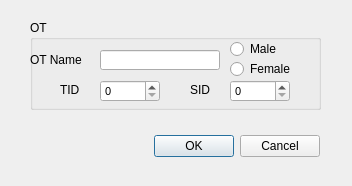
<?xml version="1.0" encoding="UTF-8"?>
<ui version="4.0">
 <class>OTInfo</class>
 <widget class="QDialog" name="OTInfo">
  <property name="geometry">
   <rect>
    <x>0</x>
    <y>0</y>
    <width>352</width>
    <height>186</height>
   </rect>
  </property>
  <property name="windowTitle">
   <string>Dialog</string>
  </property>
  <widget class="QDialogButtonBox" name="buttonBox">
   <property name="geometry">
    <rect>
     <x>30</x>
     <y>130</y>
     <width>290</width>
     <height>32</height>
    </rect>
   </property>
   <property name="orientation">
    <enum>Qt::Horizontal</enum>
   </property>
   <property name="standardButtons">
    <set>QDialogButtonBox::Cancel|QDialogButtonBox::Ok</set>
   </property>
  </widget>
  <widget class="QGroupBox" name="gbOT">
   <property name="geometry">
    <rect>
     <x>30</x>
     <y>20</y>
     <width>291</width>
     <height>90</height>
    </rect>
   </property>
   <property name="title">
    <string>OT</string>
   </property>
   <widget class="QLineEdit" name="txtOTName">
    <property name="geometry">
     <rect>
      <x>70</x>
      <y>30</y>
      <width>120</width>
      <height>20</height>
     </rect>
    </property>
    <property name="maxLength">
     <number>0</number>
    </property>
   </widget>
   <widget class="QLabel" name="lblOTName">
    <property name="geometry">
     <rect>
      <x>0</x>
      <y>30</y>
      <width>70</width>
      <height>20</height>
     </rect>
    </property>
    <property name="text">
     <string>OT Name</string>
    </property>
   </widget>
   <widget class="QRadioButton" name="rbOTMale">
    <property name="geometry">
     <rect>
      <x>200</x>
      <y>20</y>
      <width>80</width>
      <height>18</height>
     </rect>
    </property>
    <property name="text">
     <string>Male</string>
    </property>
   </widget>
   <widget class="QRadioButton" name="rbOTFemale">
    <property name="geometry">
     <rect>
      <x>200</x>
      <y>40</y>
      <width>80</width>
      <height>18</height>
     </rect>
    </property>
    <property name="text">
     <string>Female</string>
    </property>
   </widget>
   <widget class="QSpinBox" name="sbSID">
    <property name="geometry">
     <rect>
      <x>200</x>
      <y>60</y>
      <width>60</width>
      <height>22</height>
     </rect>
    </property>
    <property name="font">
     <font>
      <pointsize>8</pointsize>
     </font>
    </property>
    <property name="maximum">
     <number>65535</number>
    </property>
    <property name="value">
     <number>0</number>
    </property>
   </widget>
   <widget class="QSpinBox" name="sbTID">
    <property name="geometry">
     <rect>
      <x>70</x>
      <y>60</y>
      <width>60</width>
      <height>22</height>
     </rect>
    </property>
    <property name="font">
     <font>
      <pointsize>8</pointsize>
     </font>
    </property>
    <property name="maximum">
     <number>65535</number>
    </property>
   </widget>
   <widget class="QLabel" name="lblSID">
    <property name="geometry">
     <rect>
      <x>160</x>
      <y>60</y>
      <width>30</width>
      <height>20</height>
     </rect>
    </property>
    <property name="text">
     <string>SID</string>
    </property>
   </widget>
   <widget class="QLabel" name="lblTID">
    <property name="geometry">
     <rect>
      <x>30</x>
      <y>60</y>
      <width>30</width>
      <height>20</height>
     </rect>
    </property>
    <property name="text">
     <string>TID</string>
    </property>
   </widget>
  </widget>
 </widget>
 <resources/>
 <connections>
  <connection>
   <sender>buttonBox</sender>
   <signal>accepted()</signal>
   <receiver>OTInfo</receiver>
   <slot>accept()</slot>
   <hints>
    <hint type="sourcelabel">
     <x>248</x>
     <y>254</y>
    </hint>
    <hint type="destinationlabel">
     <x>157</x>
     <y>274</y>
    </hint>
   </hints>
  </connection>
  <connection>
   <sender>buttonBox</sender>
   <signal>rejected()</signal>
   <receiver>OTInfo</receiver>
   <slot>reject()</slot>
   <hints>
    <hint type="sourcelabel">
     <x>316</x>
     <y>260</y>
    </hint>
    <hint type="destinationlabel">
     <x>286</x>
     <y>274</y>
    </hint>
   </hints>
  </connection>
 </connections>
</ui>
